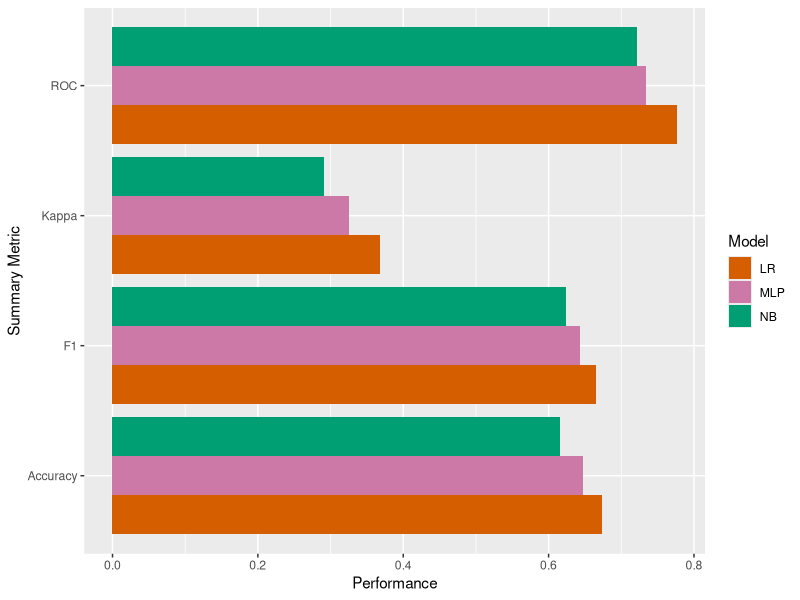
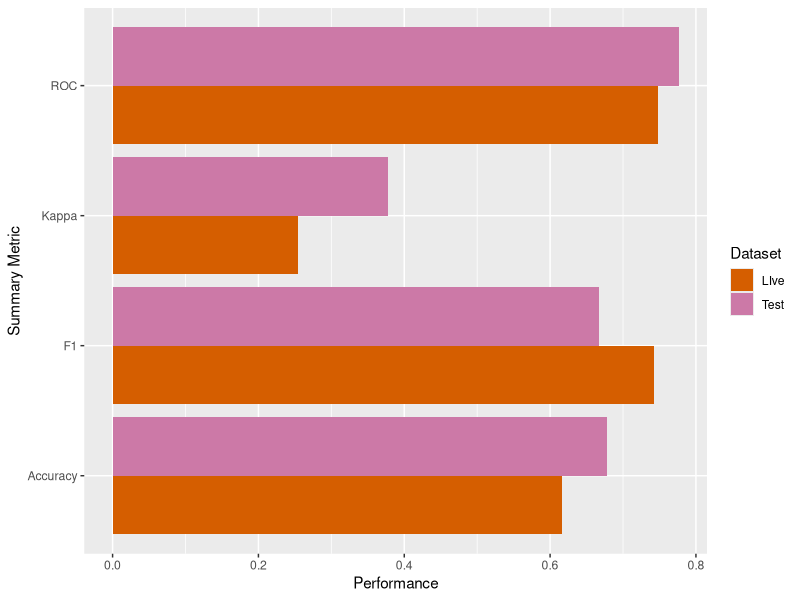
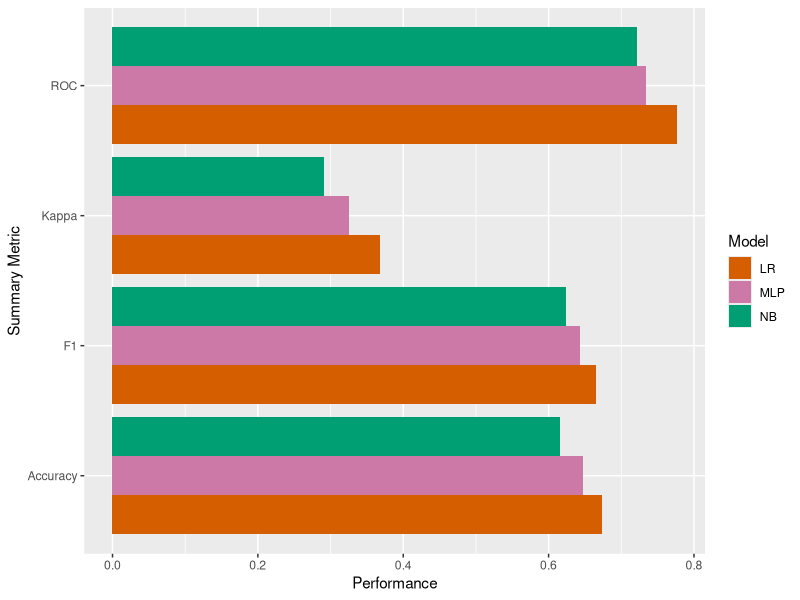
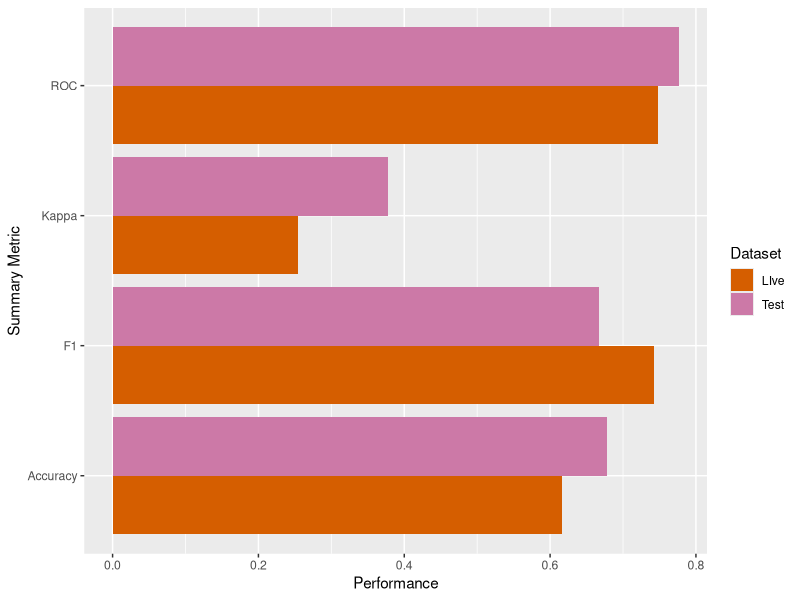

Write R code to recreate these figures, in order.
library(dplyr)
library(ggplot2)

cbbPalette <- c("#000000", "#E69F00", "#56B4E9", "#009E73", "#F0E442", "#0072B2", "#D55E00", "#CC79A7")



# --------------------------------------------------------------
# Performance comparison on validation data
# --------------------------------------------------------------

df <- tibble(Model=c("LR","NB","MLP"), 
       Accuracy=c(0.6730, 0.6162, 0.6477),
       F1=c(0.6652, 0.6237, 0.6437),
       Kappa=c(0.3679, 0.2906, 0.3259),
       ROC=c(0.7768, 0.7223, 0.7336))

df_long <- tidyr::gather(df, Metric, Performance, Accuracy:ROC, factor_key=TRUE)

ggplot(df_long, aes(x=Metric,y=Performance, fill=Model)) +
  geom_bar(stat="identity", position=position_dodge()) +
  labs(x="Summary Metric") + 
  scale_fill_manual(values=c(cbbPalette[7:8], cbbPalette[4])) + coord_flip()

ggsave("output/figures/performanceS_validation.png", units = "cm", height = 4, width = 14)



# --------------------------------------------------------------
# Performance comparison on test and live predictions
# --------------------------------------------------------------


df <- tibble(Dataset=c("Test","LIve"), 
             Accuracy=c(0.6780, 0.6162),
             F1=c(0.6671, 0.7426),
             Kappa=c(0.3781, 0.2539),
             ROC=c(0.7768, 0.7480))

df_long <- tidyr::gather(df, Metric, Performance, Accuracy:ROC, factor_key=TRUE)


ggplot(df_long, aes(x=Metric,y=Performance, fill=Dataset)) +
  geom_bar(stat="identity", position=position_dodge()) +
  labs(x="Summary Metric") + 
  scale_fill_manual(values=c(cbbPalette[7:8], cbbPalette[4])) + coord_flip()

ggsave("output/figures/performanceS_validation.png", units = "cm", height = 4, width = 14)


